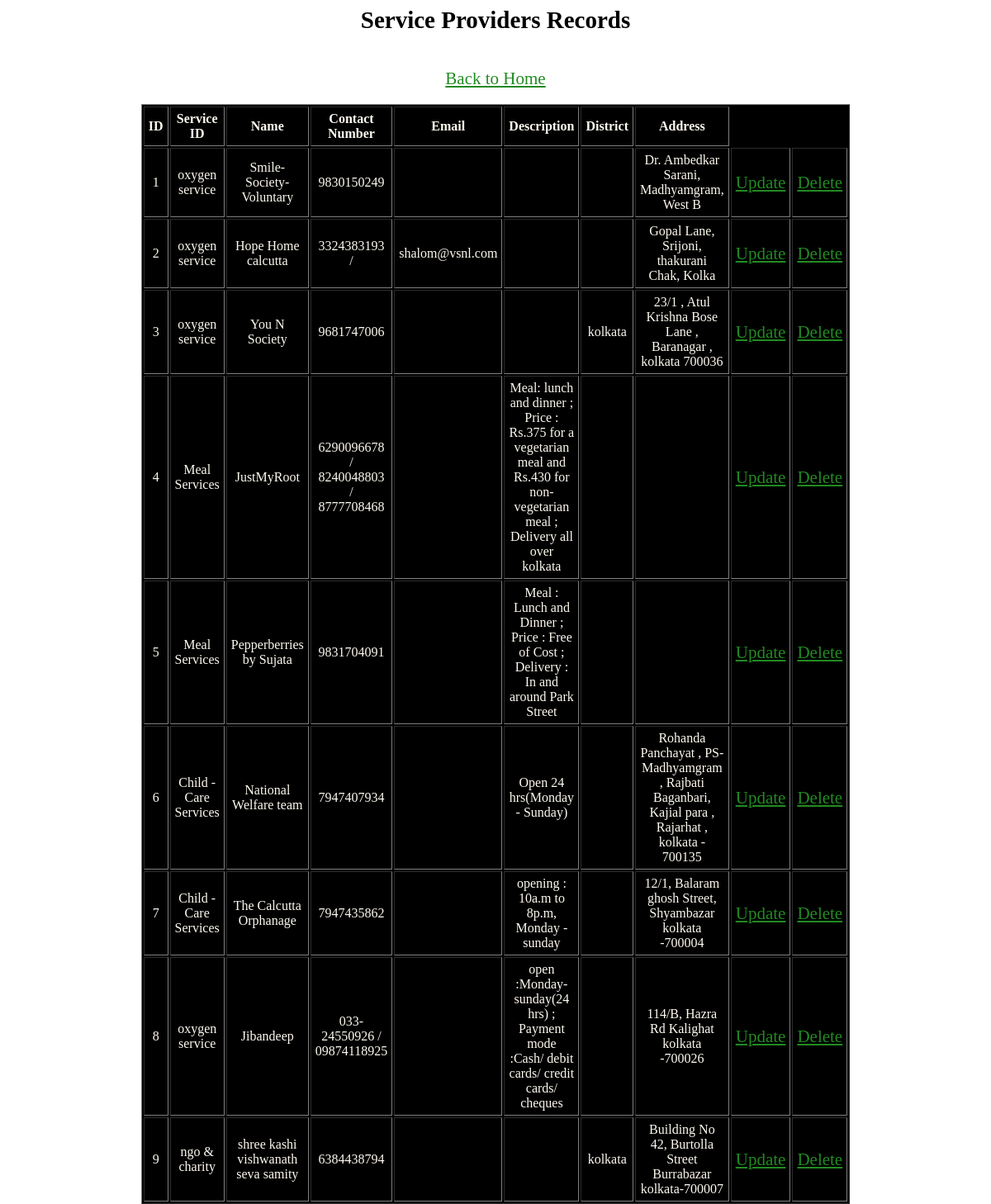
The page /display_service_provider.php on the database as committed earlier.
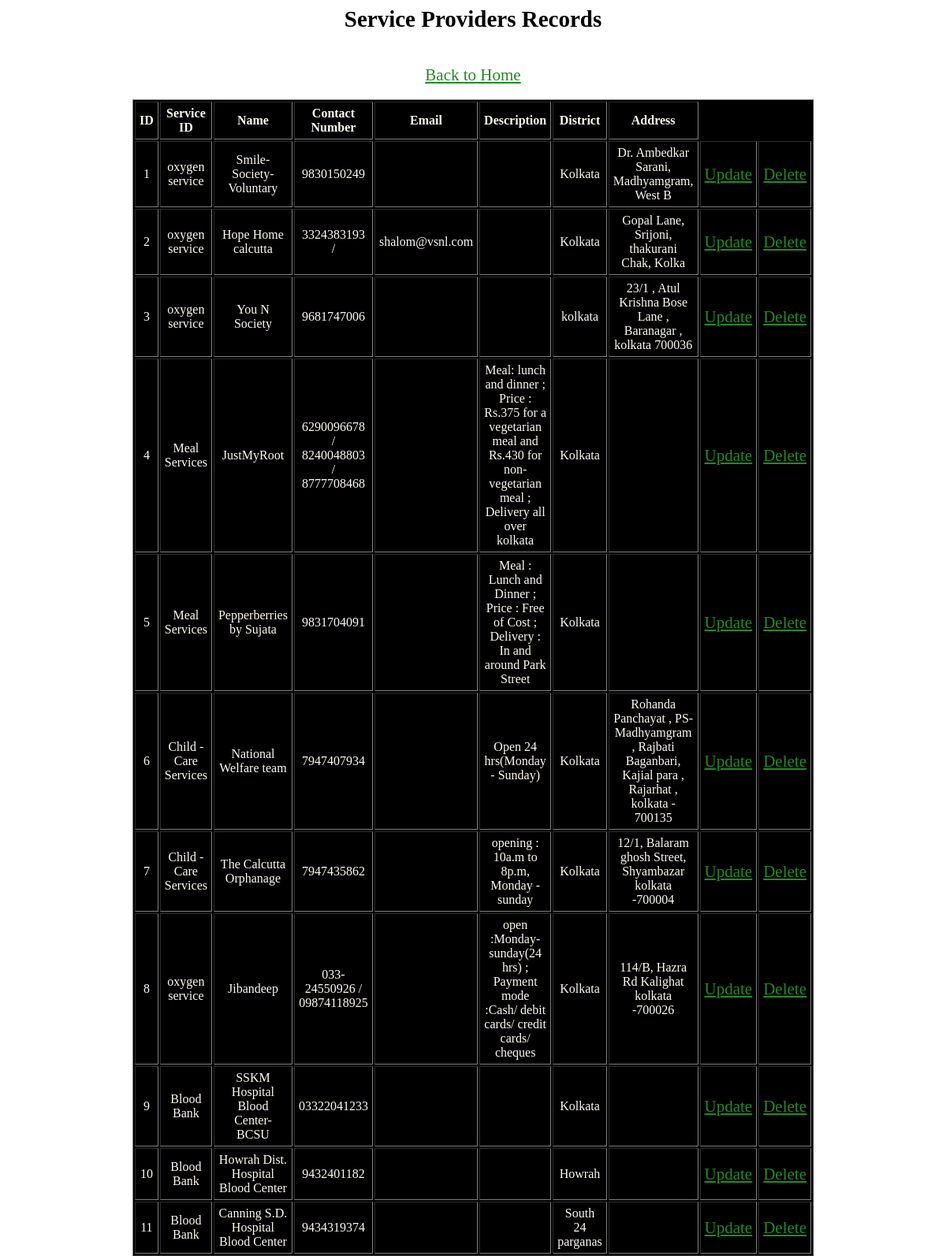
The same page on the database as committed later.
### tables this page shows
CREATE TABLE `service_providers` (
  `id` int(23) NOT NULL,
  `service_id` int(23) NOT NULL,
  `name` varchar(255) NOT NULL,
  `contact` varchar(255) NOT NULL,
  `email` varchar(255) NOT NULL,
  `description` varchar(255) NOT NULL,
  `district` varchar(23) NOT NULL,
  `address` varchar(255) NOT NULL
);

CREATE TABLE `service` (
  `service_id` int(23) NOT NULL,
  `name` varchar(23) NOT NULL,
  `description` varchar(28) NOT NULL
);

### display_service_provider.php (the view, shortened to what this page needs)
<?php
include("connection.php");?>
<h2 style="font-size:29px;"><center>Service Providers Records</center></h2><br>
<center><a href="menu.html">Back to Home </a></center><br>
<!DOCTYPE html>
<html>
<head>
</head>
<body>
</body>
</html>
<table width = "80%" border="1" cellspacing="2" cellpadding="5" align="center" style="background-color:black; color:floralwhite;">
	<tr>
		<td align="center"><strong>ID</strong></td>
		<td align="center"><strong>Service ID</strong></td>
		<td align="center"><strong> Name</strong></td>
		<td align="center"><strong>Contact Number</strong></td>
		<td align="center"><strong>Email</strong></td>
		<td align="center"><strong>Description</strong></td>
		<td align="center"><strong>District</strong></td>
		<td align="center"><strong>Address</strong></td>
	</tr>
    <?php
		$sql = "SELECT
		 `service_providers`.`id` AS `id`,
		 `service_providers`.`service_id` AS `service_id`,
		 `service_providers`.`name` AS `name`,
		 `service_providers`.`contact` AS `contact`,
		 `service_providers`.`email` AS `email`,
		 `service_providers`.`description` AS `description`,
		 `service_providers`.`district` AS `district`,
		 `service_providers`.`address` AS `address`,
		 `service`.`name` AS `service_name`
		FROM `service_providers`,`service` where `service_providers`.`service_id`=`service`.`service_id`";
		$result = mysqli_query($link,$sql);
		if(mysqli_num_rows($result) > 0)
		{
			$count=1;
			while($row = mysqli_fetch_assoc($result))
			{
				echo "<tr>";
				echo "<td align = 'center'>".$count."</td>";
				echo "<td align = 'center'>".$row["service_name"]."</td>";
				echo "<td align = 'center'>".$row["name"]."</td>";
				echo "<td align = 'center'>".$row["contact"]."</td>";
				echo "<td align = 'center'>".$row["email"]."</td>";
				echo "<td align = 'center'>".$row["description"]."</td>";
				echo "<td align = 'center'>".$row["district"]."</td>";
				echo "<td align = 'center'>".$row["address"]."</td>";
				echo "<td><a href='update_service_provider_form.php?id=".$row['id']."&name=".$row['service_name']."'>Update</a></td>";
				echo "<td><a href='delete_service_provider.php?id=".$row['id']."'>Delete</a></td>";
				echo "</tr>";
				$count++;
			}
		}
     ?>
</table>

### display_service_provider.php (style rules this page uses)
a { color: forestgreen; font-size: 21px; }
body { background-image: url("https://p1.pxfuel.com/preview/312/952/22/white-structure-texture-background-ceiling-whitish.jpg"); background-position: center; background-size: cover; height: 700px; margin-left: 10%; margin-right: 10%; }

Rows that differ between the two databases and show on the page:
removed service_providers: service.name "ngo & charity", name "shree kashi vishwanath seva samity", contact "6384438794", district "kolkata", address "Building No 42, Burtolla Street Burrabazar kolkata-700007"
changed service_providers "Smile-Society-Voluntary": district (not shown) → "Kolkata"
changed service_providers "Hope Home calcutta": district (not shown) → "Kolkata"
changed service_providers "JustMyRoot": district (not shown) → "Kolkata"
changed service_providers "Pepperberries by Sujata": district (not shown) → "Kolkata"
changed service_providers "National Welfare team": district (not shown) → "Kolkata"
changed service_providers "The Calcutta Orphanage": district (not shown) → "Kolkata"
changed service_providers "Jibandeep": district (not shown) → "Kolkata"
added service_providers: service.name "Blood Bank", name "SSKM Hospital Blood Center-BCSU", contact "03322041233", district "Kolkata"
added service_providers: service.name "Blood Bank", name "Howrah Dist. Hospital Blood Center", contact "9432401182", district "Howrah"
added service_providers: service.name "Blood Bank", name "Canning S.D. Hospital Blood Center", contact "9434319374", district "South 24 parganas"
